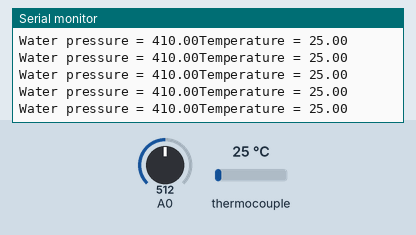
A sketch run on a simulated Arduino Uno, built with avr-gcc and run on an emulated ATmega328P. Parts: the last lines printed to the serial monitor. The test bench sets the inputs (shaded band); at power-on: thermocouple 25 °C, A0 = 512.

Above: at 1.2 s.
1.3 s: thermocouple set to 11 °C
At 1.39 s:
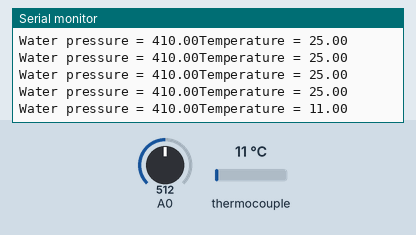
2.8 s: thermocouple set to 8 °C
At 2.81 s:
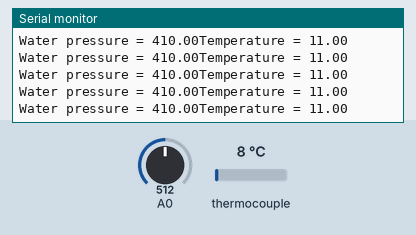
8.8 s: A0 set to 100
At 8.81 s:
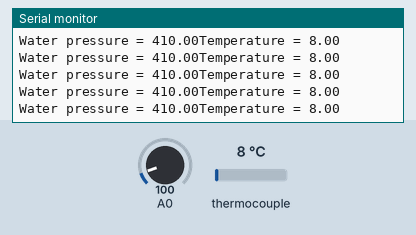
10.3 s: A0 set to 85
At 10.33 s:
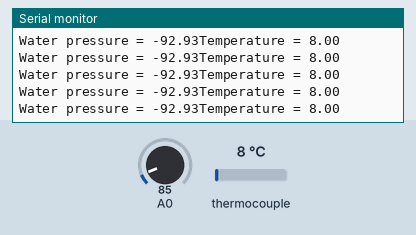
13.3 s: thermocouple set to 102 °C
At 13.3 s:
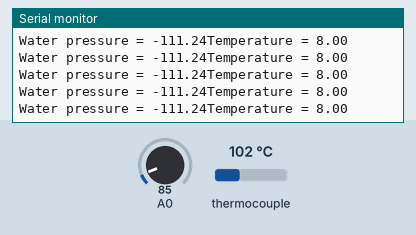
14.8 s: thermocouple set to 96 °C
At 14.82 s:
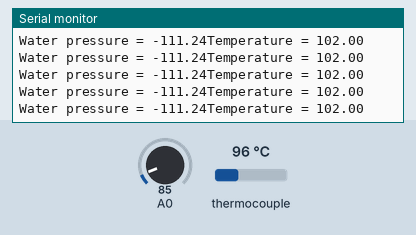
Timing chart, 0 to 17.8 s (numbered marks = the images above; inputs shaded):
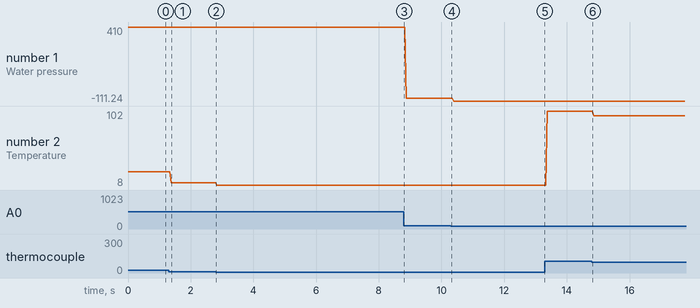

The sketch:

pressure_and_temperature.ino
```cpp
const float  OffSet = 0.5 ;
float V, P;

#include <Adafruit_MAX31865.h>

// Use software SPI: CS, DI, DO, CLK
Adafruit_MAX31865 thermo = Adafruit_MAX31865(10, 11, 12, 13);
// use hardware SPI, just pass in the CS pin
//Adafruit_MAX31865 thermo = Adafruit_MAX31865(10);

// The value of the Rref resistor. Use 430.0 for PT100 and 4300.0 for PT1000
#define RREF      430.0
// The 'nominal' 0-degrees-C resistance of the sensor
// 100.0 for PT100, 1000.0 for PT1000
#define RNOMINAL  100.0

void setup()
{
  Serial.begin(9600);
  thermo.begin(MAX31865_3WIRE);
}
void loop()
{
  //Connect sensor to Analog 0
  V = analogRead(0) * 5.00 / 1024;     //Sensor output voltage
  P = (V - 0.86) * 250;
  Serial.print("Water pressure = ");
Serial.print(P)      ;;


uint16_t rtd = thermo.readRTD();
  //Serial.print("RTD value: "); Serial.println(rtd);
  float ratio = rtd;
  ratio /= 32768;
  //Serial.print("Ratio = "); Serial.println(ratio,8);
  //Serial.print("Resistance = "); Serial.println(RREF*ratio,8);
Serial.print("Temperature = ");
Serial.println(thermo.temperature(RNOMINAL, RREF));

  // Check and print any faults
  uint8_t fault = thermo.readFault();
  if (fault) {
    Serial.print("Fault 0x"); Serial.println(fault, HEX);
    if (fault & MAX31865_FAULT_HIGHTHRESH) {
      Serial.println("RTD High Threshold");
    }
    if (fault & MAX31865_FAULT_LOWTHRESH) {
      Serial.println("RTD Low Threshold");
    }
    if (fault & MAX31865_FAULT_REFINLOW) {
      Serial.println("REFIN- > 0.85 x Bias");
    }
    if (fault & MAX31865_FAULT_REFINHIGH) {
      Serial.println("REFIN- < 0.85 x Bias - FORCE- open");
    }
    if (fault & MAX31865_FAULT_RTDINLOW) {
      Serial.println("RTDIN- < 0.85 x Bias - FORCE- open");
    }
    if (fault & MAX31865_FAULT_OVUV) {
      Serial.println("Under/Over voltage");
    }
    thermo.clearFault();
  }
;
}
```

Measured:
- after the input at 1.3 s, the serial monitor: prints a new line after 0.07 s (image 1)
- plotted number 1: 410 → -92.93 after the input at 8.8 s, -92.93 → -111.24 after the input at 10.3 s
- plotted number 2: 25 → 11 after the input at 1.3 s, 11 → 8 after the input at 2.8 s, 8 → 102 after the input at 13.3 s, 102 → 96 after the input at 14.8 s
